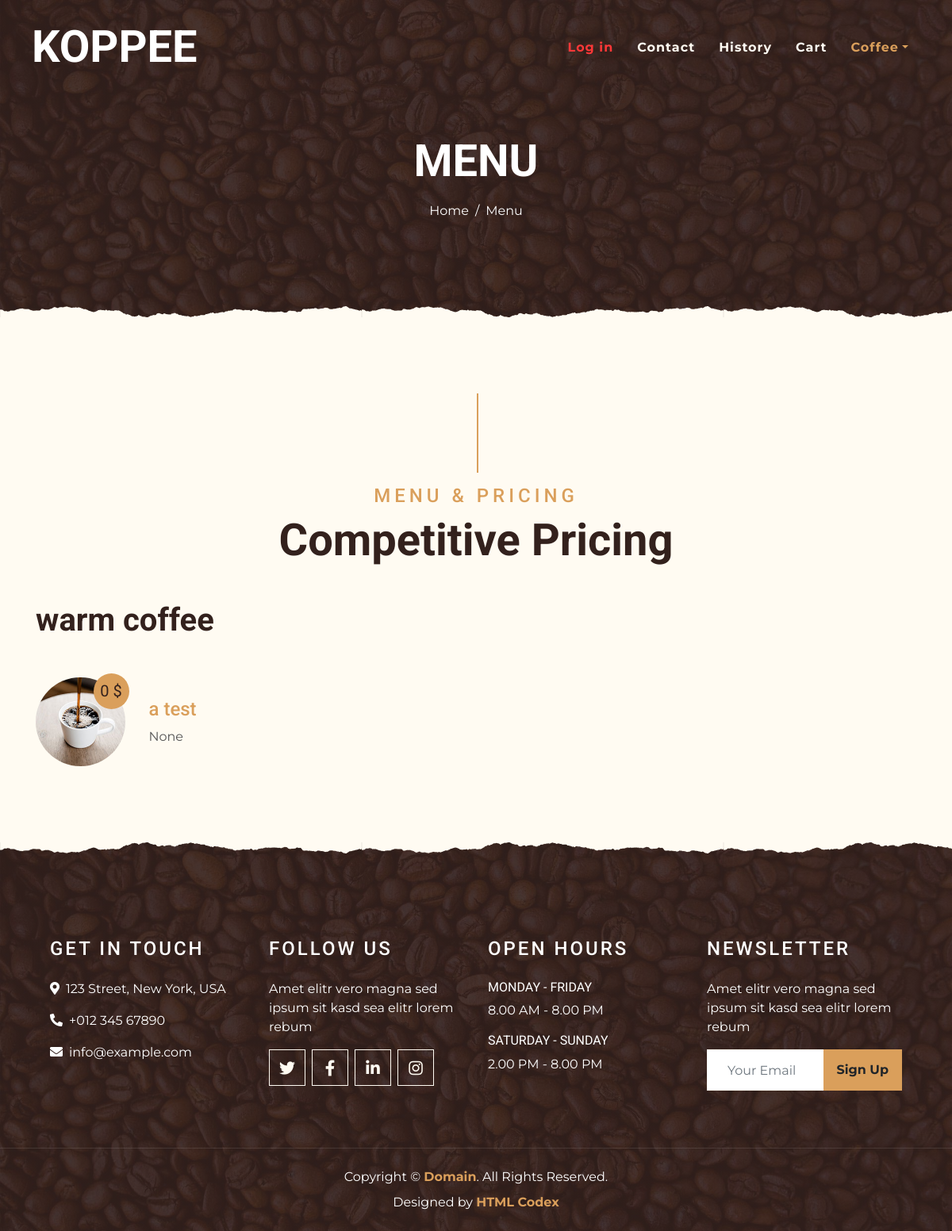
Screenshot of /products/ with the database file from the repository.
### products/models.py (models this page shows, shortened)
class Category(models.Model):
    name = models.CharField(max_length=255, null=False, blank=False, unique=True, verbose_name="name")
    image = models.ImageField(upload_to='categories/')
    class Meta:
        verbose_name = 'category'
        verbose_name_plural = 'categories'

class Product(models.Model):
    name = models.CharField(max_length=255, null=False, blank=False, verbose_name="name")
    description = models.TextField(null=False)
    sugar = models.IntegerField(default=0)
    coffee = models.IntegerField(default=0)
    flour = models.IntegerField(default=0)
    chocolate = models.IntegerField(default=0)
    categories = models.ManyToManyField(Category, related_name="products", verbose_name="categories", blank=True)
    price = models.BigIntegerField(default=0, verbose_name='price')
    image = models.ImageField(upload_to='products/')
    class Meta:
        verbose_name = 'product'
        verbose_name_plural = 'products'

### products/views.py (the view)
# urls.py: path('', ProductListView.as_view(), name='home'),
class ProductListView(ListView):
    model = Product
    queryset = Product.objects.all()
    template_name = 'products/products-list.html'
    context_object_name = 'products'
    def get_context_data(self, *, object_list=None, **kwargs):
        context = super().get_context_data(object_list=None, **kwargs)
        categories = Category.objects.all()
        context['categories'] = categories
        return context

### templates/products/products-list.html
{% extends 'home/base.html' %}
{% load static %}
{% block main %}
    <div class="container-fluid page-header mb-5 position-relative overlay-bottom">
        <div class="d-flex flex-column align-items-center justify-content-center pt-0 pt-lg-5"
             style="min-height: 400px">
            <h1 class="display-4 mb-3 mt-0 mt-lg-5 text-white text-uppercase">Menu</h1>
            <div class="d-inline-flex mb-lg-5">
                <p class="m-0 text-white"><a class="text-white" href="{% url 'home:home' %}">Home</a></p>
                <p class="m-0 text-white px-2">/</p>
                <p class="m-0 text-white">Menu</p>
            </div>
        </div>
    </div>
    <div class="container-fluid pt-5">
        <div class="container">
            <div class="section-title">
                <h4 class="text-primary text-uppercase" style="letter-spacing: 5px;">Menu & Pricing</h4>
                <h1 class="display-4">Competitive Pricing</h1>
            </div>
            <div class="row">
                {% for category in categories %}
                    {% if category.products.all %}
                        <div class="col-lg-6">
                            <h1 class="mb-5">{{ category.name }}</h1>
                            {% for product in category.products.all %}
                                <div class="row align-items-center mb-5">
                                    <div class="col-4 col-sm-3">
                                        <a href="{% url 'products:details' product.id %}"><img
                                                class="w-100 rounded-circle mb-3 mb-sm-0"
                                                src="{% static 'base/img/menu-1.jpg' %}"
                                                alt=""></a>
                                        <h5 class="menu-price">{{ product.price }} $</h5>
                                    </div>
                                    <div class="col-8 col-sm-9">
                                        <h4><a href="{% url 'products:details' product.id %}">{{ product.name }}</a>
                                        </h4>
                                        <p class="m-0">{{ product.description }}</p>
                                    </div>
                                </div>
                            {% endfor %}
                        </div>
                    {% endif %}
                {% endfor %}
            </div>
        </div>
    </div>
{% endblock %}

### rows the page displays
Category: name "warm coffee"
Product: price "0", name "a test", description "None"
